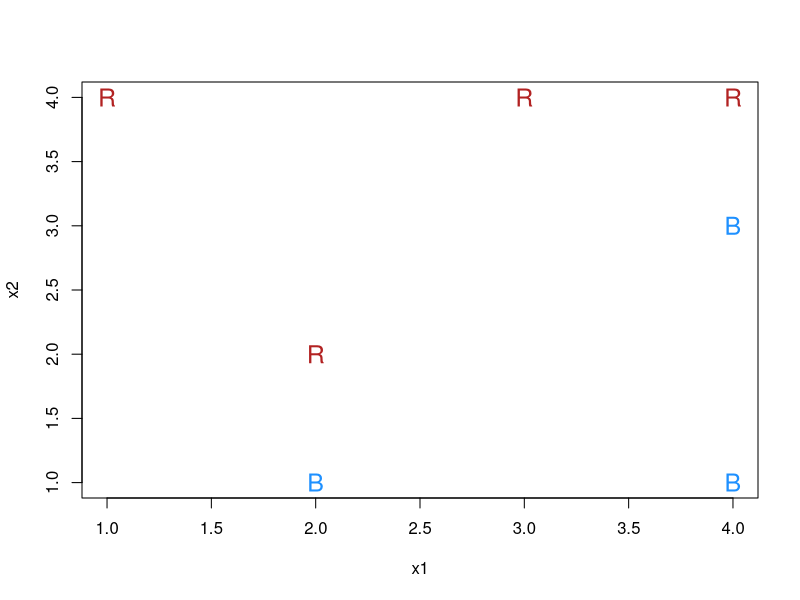

The R script that drew this image:
## ---- chunk 1
toy <- data.frame(
    x1 = c(3,2,4,1,2,4,4),
    x2 = c(4,2,4,4,1,3,1),
    y = c(rep("Red", 4), rep("Blue", 3))
)
toy
plot(toy$x1, toy$x2, pch = ifelse(toy$y=="Red", "R", "B"), col = ifelse(toy$y=="Red", "firebrick", "dodgerblue"), cex = 1.5, xlab = "x1", ylab = "x2")
